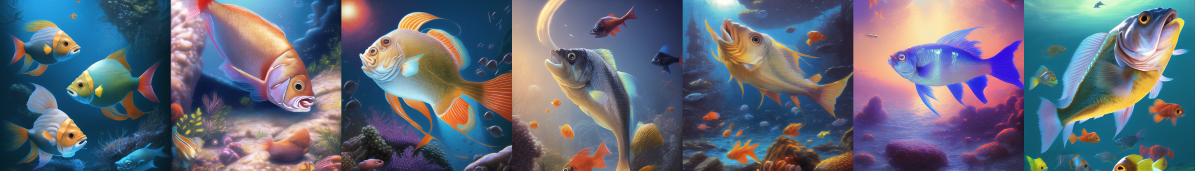
#> input picture v1.png, 3584 x 512 px (shown at 1/3 size); its folder holds only this picture in this run
$ python v4.py   (older library calls are emulated)
#> lines starting #> are read from the running program, lines starting #| are printed output that depends on the picture
from PIL import Image, ImageDraw, ImageFont
import os
from tqdm import tqdm

# Собираем список всех файлов с расширениями .jpg и .png в текущей директории
images = [f for f in os.listdir('.') if f.endswith('.jpg') or f.endswith('.png') or f.endswith('.jpeg')]

# Если изображений нет, выводим сообщение об ошибке и завершаем скрипт
if not images:
    print('Нет изображений в текущей директории!')
    exit()

# Определяем размер наименьшего изображения
min_size = float('inf')
for image in images:
    with Image.open(image) as img:
#> img is the input picture: PIL image 3584x512 RGB; mean R, G, B 99.5, 105.9, 121.4
        width, height = img.size
#> width = 3584; height = 512
        min_size = min(min_size, min(width, height))
#> min_size = 512

# Рассчитываем количество рядов и столбцов изображений
num_rows = (len(images) - 1) // 5 + 1
num_cols = min(5, len(images))

# Создаем пустую картинку, на которой будем рисовать склеенные изображения
result_width = num_cols * min_size
#> result_width = 512
result_height = num_rows * min_size
#> result_height = 512
result = Image.new('RGB', (result_width, result_height), color='white')
#> result: PIL image 512x512 RGB; every value is 255

# Рисуем каждое изображение на нужном месте на результирующей картинке
font_size = int(min_size * 0.05)
#> font_size = 25
font = ImageFont.truetype('arial.ttf', size=font_size)
draw = ImageDraw.Draw(result)
for i, image in enumerate(tqdm(images)):
    with Image.open(image) as img:
        img = img.resize((min_size, min_size))
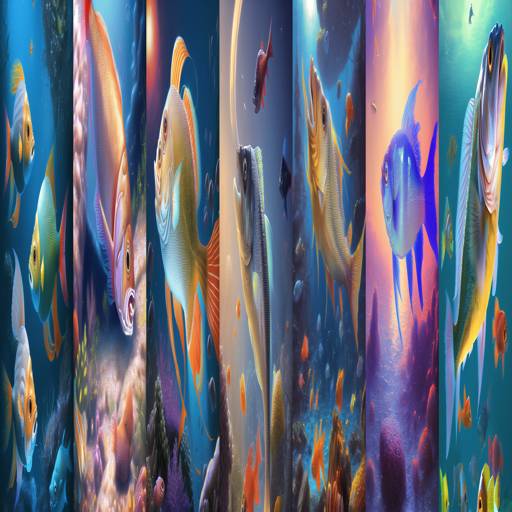
#> img: PIL image 512x512 RGB; mean R, G, B 99.5, 105.9, 121.4
        row = i // 5
        col = i % 5
        x = col * min_size
#> x = 0
        y = row * min_size
#> y = 0
        result.paste(img, (x, y))

        # Подписываем изображение своим названием
        name = os.path.splitext(image)[0]
        text_width, text_height = draw.textsize(name, font=font)
#> text_width = 31; text_height = 24
        text_x = x + (min_size - text_width) // 2
#> text_x = 240
        text_y = y + min_size - text_height - 15
#> text_y = 473
        outline_width = max(1, int(font_size * 0.15))
#> outline_width = 3
        draw.text((text_x, text_y), name, font=font, fill='black', stroke_width=outline_width, stroke_fill='white')

        # Обновляем прогресс-бар
        tqdm.write(f"Обработано {i+1}/{len(images)} изображений")

# Сохраняем склеенное изображение в файл
result.save('result.png', compress_level=9)
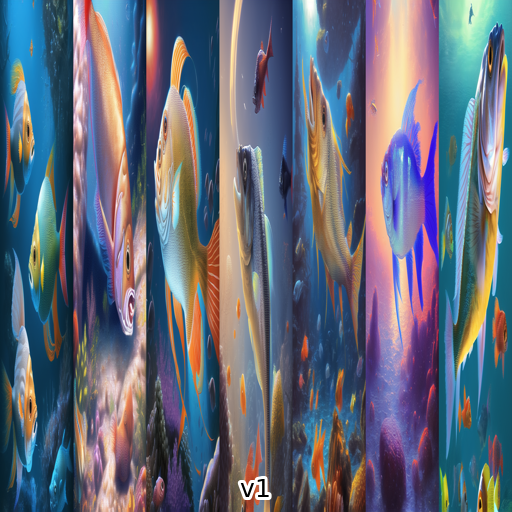
#> saved as result.png: PIL image 512x512 RGB; mean R, G, B 99.6, 106.1, 121.7

# Удаляем скрипт
os.remove(__file__)

$ run again, on v2.png
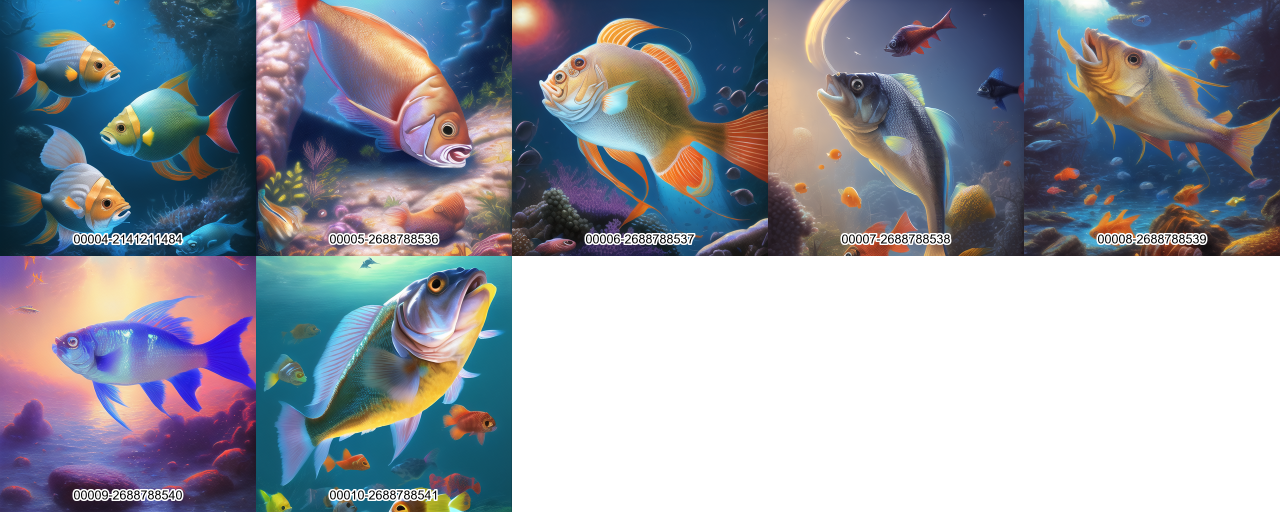
#> input picture v2.png, 2560 x 1024 px (shown at 1/2 size)
#> img is the input picture: PIL image 2560x1024 RGB; mean R, G, B 147.4, 151.9, 162.6
#> result: PIL image 1024x1024 RGB; every value is 255
#> `img = img.resize((min_size, min_size))`:
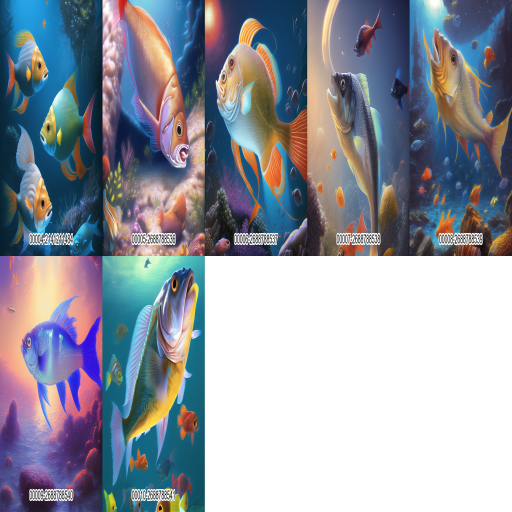
#> img: PIL image 1024x1024 RGB (shown at 1/2 size); mean R, G, B 147.4, 151.9, 162.6
#> text_width = 63; text_height = 48
#> text_x = 480
#> text_y = 961
